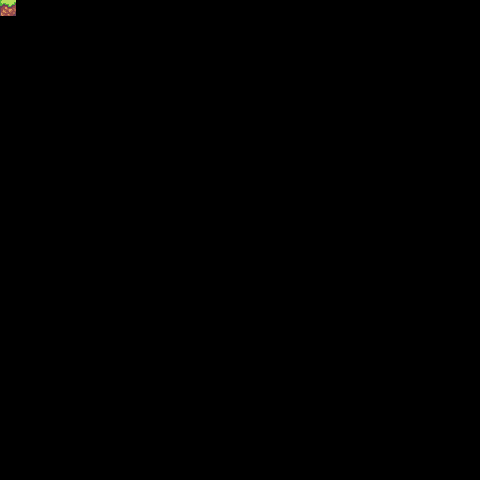

Tiled map render using the project's own tile images. Description and the whole map definition, tile-layer contents included, below:
An orthogonal 30x30 tile map with 16x16 px tiles, 3 tile layers (regions, input_ground, output_ground).

<map version="1.5" tiledversion="1.7.1" orientation="orthogonal" renderorder="right-down" width="30" height="30" tilewidth="16" tileheight="16" infinite="0" nextlayerid="5" nextobjectid="1">
 <tileset firstgid="1" name="tileset" tilewidth="16" tileheight="16" tilecount="575" columns="25">
  <image source="../../Art/Sunny-land-assets-files/PNG/environment/layers/tileset.png" width="400" height="368" />
 </tileset>
 <layer id="4" name="regions" width="30" height="30">
  <data encoding="csv">
79,0,0,0,0,0,0,0,0,0,0,0,0,0,0,0,0,0,0,0,0,0,0,0,0,0,0,0,0,0,
0,0,0,0,0,0,0,0,0,0,0,0,0,0,0,0,0,0,0,0,0,0,0,0,0,0,0,0,0,0,
0,0,0,0,0,0,0,0,0,0,0,0,0,0,0,0,0,0,0,0,0,0,0,0,0,0,0,0,0,0,
0,0,0,0,0,0,0,0,0,0,0,0,0,0,0,0,0,0,0,0,0,0,0,0,0,0,0,0,0,0,
0,0,0,0,0,0,0,0,0,0,0,0,0,0,0,0,0,0,0,0,0,0,0,0,0,0,0,0,0,0,
0,0,0,0,0,0,0,0,0,0,0,0,0,0,0,0,0,0,0,0,0,0,0,0,0,0,0,0,0,0,
0,0,0,0,0,0,0,0,0,0,0,0,0,0,0,0,0,0,0,0,0,0,0,0,0,0,0,0,0,0,
0,0,0,0,0,0,0,0,0,0,0,0,0,0,0,0,0,0,0,0,0,0,0,0,0,0,0,0,0,0,
0,0,0,0,0,0,0,0,0,0,0,0,0,0,0,0,0,0,0,0,0,0,0,0,0,0,0,0,0,0,
0,0,0,0,0,0,0,0,0,0,0,0,0,0,0,0,0,0,0,0,0,0,0,0,0,0,0,0,0,0,
0,0,0,0,0,0,0,0,0,0,0,0,0,0,0,0,0,0,0,0,0,0,0,0,0,0,0,0,0,0,
0,0,0,0,0,0,0,0,0,0,0,0,0,0,0,0,0,0,0,0,0,0,0,0,0,0,0,0,0,0,
0,0,0,0,0,0,0,0,0,0,0,0,0,0,0,0,0,0,0,0,0,0,0,0,0,0,0,0,0,0,
0,0,0,0,0,0,0,0,0,0,0,0,0,0,0,0,0,0,0,0,0,0,0,0,0,0,0,0,0,0,
0,0,0,0,0,0,0,0,0,0,0,0,0,0,0,0,0,0,0,0,0,0,0,0,0,0,0,0,0,0,
0,0,0,0,0,0,0,0,0,0,0,0,0,0,0,0,0,0,0,0,0,0,0,0,0,0,0,0,0,0,
0,0,0,0,0,0,0,0,0,0,0,0,0,0,0,0,0,0,0,0,0,0,0,0,0,0,0,0,0,0,
0,0,0,0,0,0,0,0,0,0,0,0,0,0,0,0,0,0,0,0,0,0,0,0,0,0,0,0,0,0,
0,0,0,0,0,0,0,0,0,0,0,0,0,0,0,0,0,0,0,0,0,0,0,0,0,0,0,0,0,0,
0,0,0,0,0,0,0,0,0,0,0,0,0,0,0,0,0,0,0,0,0,0,0,0,0,0,0,0,0,0,
0,0,0,0,0,0,0,0,0,0,0,0,0,0,0,0,0,0,0,0,0,0,0,0,0,0,0,0,0,0,
0,0,0,0,0,0,0,0,0,0,0,0,0,0,0,0,0,0,0,0,0,0,0,0,0,0,0,0,0,0,
0,0,0,0,0,0,0,0,0,0,0,0,0,0,0,0,0,0,0,0,0,0,0,0,0,0,0,0,0,0,
0,0,0,0,0,0,0,0,0,0,0,0,0,0,0,0,0,0,0,0,0,0,0,0,0,0,0,0,0,0,
0,0,0,0,0,0,0,0,0,0,0,0,0,0,0,0,0,0,0,0,0,0,0,0,0,0,0,0,0,0,
0,0,0,0,0,0,0,0,0,0,0,0,0,0,0,0,0,0,0,0,0,0,0,0,0,0,0,0,0,0,
0,0,0,0,0,0,0,0,0,0,0,0,0,0,0,0,0,0,0,0,0,0,0,0,0,0,0,0,0,0,
0,0,0,0,0,0,0,0,0,0,0,0,0,0,0,0,0,0,0,0,0,0,0,0,0,0,0,0,0,0,
0,0,0,0,0,0,0,0,0,0,0,0,0,0,0,0,0,0,0,0,0,0,0,0,0,0,0,0,0,0,
0,0,0,0,0,0,0,0,0,0,0,0,0,0,0,0,0,0,0,0,0,0,0,0,0,0,0,0,0,0
</data>
 </layer>
 <layer id="1" name="input_ground" width="30" height="30">
  <data encoding="csv">
79,0,0,0,0,0,0,0,0,0,0,0,0,0,0,0,0,0,0,0,0,0,0,0,0,0,0,0,0,0,
0,0,0,0,0,0,0,0,0,0,0,0,0,0,0,0,0,0,0,0,0,0,0,0,0,0,0,0,0,0,
0,0,0,0,0,0,0,0,0,0,0,0,0,0,0,0,0,0,0,0,0,0,0,0,0,0,0,0,0,0,
0,0,0,0,0,0,0,0,0,0,0,0,0,0,0,0,0,0,0,0,0,0,0,0,0,0,0,0,0,0,
0,0,0,0,0,0,0,0,0,0,0,0,0,0,0,0,0,0,0,0,0,0,0,0,0,0,0,0,0,0,
0,0,0,0,0,0,0,0,0,0,0,0,0,0,0,0,0,0,0,0,0,0,0,0,0,0,0,0,0,0,
0,0,0,0,0,0,0,0,0,0,0,0,0,0,0,0,0,0,0,0,0,0,0,0,0,0,0,0,0,0,
0,0,0,0,0,0,0,0,0,0,0,0,0,0,0,0,0,0,0,0,0,0,0,0,0,0,0,0,0,0,
0,0,0,0,0,0,0,0,0,0,0,0,0,0,0,0,0,0,0,0,0,0,0,0,0,0,0,0,0,0,
0,0,0,0,0,0,0,0,0,0,0,0,0,0,0,0,0,0,0,0,0,0,0,0,0,0,0,0,0,0,
0,0,0,0,0,0,0,0,0,0,0,0,0,0,0,0,0,0,0,0,0,0,0,0,0,0,0,0,0,0,
0,0,0,0,0,0,0,0,0,0,0,0,0,0,0,0,0,0,0,0,0,0,0,0,0,0,0,0,0,0,
0,0,0,0,0,0,0,0,0,0,0,0,0,0,0,0,0,0,0,0,0,0,0,0,0,0,0,0,0,0,
0,0,0,0,0,0,0,0,0,0,0,0,0,0,0,0,0,0,0,0,0,0,0,0,0,0,0,0,0,0,
0,0,0,0,0,0,0,0,0,0,0,0,0,0,0,0,0,0,0,0,0,0,0,0,0,0,0,0,0,0,
0,0,0,0,0,0,0,0,0,0,0,0,0,0,0,0,0,0,0,0,0,0,0,0,0,0,0,0,0,0,
0,0,0,0,0,0,0,0,0,0,0,0,0,0,0,0,0,0,0,0,0,0,0,0,0,0,0,0,0,0,
0,0,0,0,0,0,0,0,0,0,0,0,0,0,0,0,0,0,0,0,0,0,0,0,0,0,0,0,0,0,
0,0,0,0,0,0,0,0,0,0,0,0,0,0,0,0,0,0,0,0,0,0,0,0,0,0,0,0,0,0,
0,0,0,0,0,0,0,0,0,0,0,0,0,0,0,0,0,0,0,0,0,0,0,0,0,0,0,0,0,0,
0,0,0,0,0,0,0,0,0,0,0,0,0,0,0,0,0,0,0,0,0,0,0,0,0,0,0,0,0,0,
0,0,0,0,0,0,0,0,0,0,0,0,0,0,0,0,0,0,0,0,0,0,0,0,0,0,0,0,0,0,
0,0,0,0,0,0,0,0,0,0,0,0,0,0,0,0,0,0,0,0,0,0,0,0,0,0,0,0,0,0,
0,0,0,0,0,0,0,0,0,0,0,0,0,0,0,0,0,0,0,0,0,0,0,0,0,0,0,0,0,0,
0,0,0,0,0,0,0,0,0,0,0,0,0,0,0,0,0,0,0,0,0,0,0,0,0,0,0,0,0,0,
0,0,0,0,0,0,0,0,0,0,0,0,0,0,0,0,0,0,0,0,0,0,0,0,0,0,0,0,0,0,
0,0,0,0,0,0,0,0,0,0,0,0,0,0,0,0,0,0,0,0,0,0,0,0,0,0,0,0,0,0,
0,0,0,0,0,0,0,0,0,0,0,0,0,0,0,0,0,0,0,0,0,0,0,0,0,0,0,0,0,0,
0,0,0,0,0,0,0,0,0,0,0,0,0,0,0,0,0,0,0,0,0,0,0,0,0,0,0,0,0,0,
0,0,0,0,0,0,0,0,0,0,0,0,0,0,0,0,0,0,0,0,0,0,0,0,0,0,0,0,0,0
</data>
 </layer>
 <layer id="2" name="output_ground" width="30" height="30">
  <data encoding="csv">
27,0,0,0,0,0,0,0,0,0,0,0,0,0,0,0,0,0,0,0,0,0,0,0,0,0,0,0,0,0,
0,0,0,0,0,0,0,0,0,0,0,0,0,0,0,0,0,0,0,0,0,0,0,0,0,0,0,0,0,0,
0,0,0,0,0,0,0,0,0,0,0,0,0,0,0,0,0,0,0,0,0,0,0,0,0,0,0,0,0,0,
0,0,0,0,0,0,0,0,0,0,0,0,0,0,0,0,0,0,0,0,0,0,0,0,0,0,0,0,0,0,
0,0,0,0,0,0,0,0,0,0,0,0,0,0,0,0,0,0,0,0,0,0,0,0,0,0,0,0,0,0,
0,0,0,0,0,0,0,0,0,0,0,0,0,0,0,0,0,0,0,0,0,0,0,0,0,0,0,0,0,0,
0,0,0,0,0,0,0,0,0,0,0,0,0,0,0,0,0,0,0,0,0,0,0,0,0,0,0,0,0,0,
0,0,0,0,0,0,0,0,0,0,0,0,0,0,0,0,0,0,0,0,0,0,0,0,0,0,0,0,0,0,
0,0,0,0,0,0,0,0,0,0,0,0,0,0,0,0,0,0,0,0,0,0,0,0,0,0,0,0,0,0,
0,0,0,0,0,0,0,0,0,0,0,0,0,0,0,0,0,0,0,0,0,0,0,0,0,0,0,0,0,0,
0,0,0,0,0,0,0,0,0,0,0,0,0,0,0,0,0,0,0,0,0,0,0,0,0,0,0,0,0,0,
0,0,0,0,0,0,0,0,0,0,0,0,0,0,0,0,0,0,0,0,0,0,0,0,0,0,0,0,0,0,
0,0,0,0,0,0,0,0,0,0,0,0,0,0,0,0,0,0,0,0,0,0,0,0,0,0,0,0,0,0,
0,0,0,0,0,0,0,0,0,0,0,0,0,0,0,0,0,0,0,0,0,0,0,0,0,0,0,0,0,0,
0,0,0,0,0,0,0,0,0,0,0,0,0,0,0,0,0,0,0,0,0,0,0,0,0,0,0,0,0,0,
0,0,0,0,0,0,0,0,0,0,0,0,0,0,0,0,0,0,0,0,0,0,0,0,0,0,0,0,0,0,
0,0,0,0,0,0,0,0,0,0,0,0,0,0,0,0,0,0,0,0,0,0,0,0,0,0,0,0,0,0,
0,0,0,0,0,0,0,0,0,0,0,0,0,0,0,0,0,0,0,0,0,0,0,0,0,0,0,0,0,0,
0,0,0,0,0,0,0,0,0,0,0,0,0,0,0,0,0,0,0,0,0,0,0,0,0,0,0,0,0,0,
0,0,0,0,0,0,0,0,0,0,0,0,0,0,0,0,0,0,0,0,0,0,0,0,0,0,0,0,0,0,
0,0,0,0,0,0,0,0,0,0,0,0,0,0,0,0,0,0,0,0,0,0,0,0,0,0,0,0,0,0,
0,0,0,0,0,0,0,0,0,0,0,0,0,0,0,0,0,0,0,0,0,0,0,0,0,0,0,0,0,0,
0,0,0,0,0,0,0,0,0,0,0,0,0,0,0,0,0,0,0,0,0,0,0,0,0,0,0,0,0,0,
0,0,0,0,0,0,0,0,0,0,0,0,0,0,0,0,0,0,0,0,0,0,0,0,0,0,0,0,0,0,
0,0,0,0,0,0,0,0,0,0,0,0,0,0,0,0,0,0,0,0,0,0,0,0,0,0,0,0,0,0,
0,0,0,0,0,0,0,0,0,0,0,0,0,0,0,0,0,0,0,0,0,0,0,0,0,0,0,0,0,0,
0,0,0,0,0,0,0,0,0,0,0,0,0,0,0,0,0,0,0,0,0,0,0,0,0,0,0,0,0,0,
0,0,0,0,0,0,0,0,0,0,0,0,0,0,0,0,0,0,0,0,0,0,0,0,0,0,0,0,0,0,
0,0,0,0,0,0,0,0,0,0,0,0,0,0,0,0,0,0,0,0,0,0,0,0,0,0,0,0,0,0,
0,0,0,0,0,0,0,0,0,0,0,0,0,0,0,0,0,0,0,0,0,0,0,0,0,0,0,0,0,0
</data>
 </layer>
</map>
